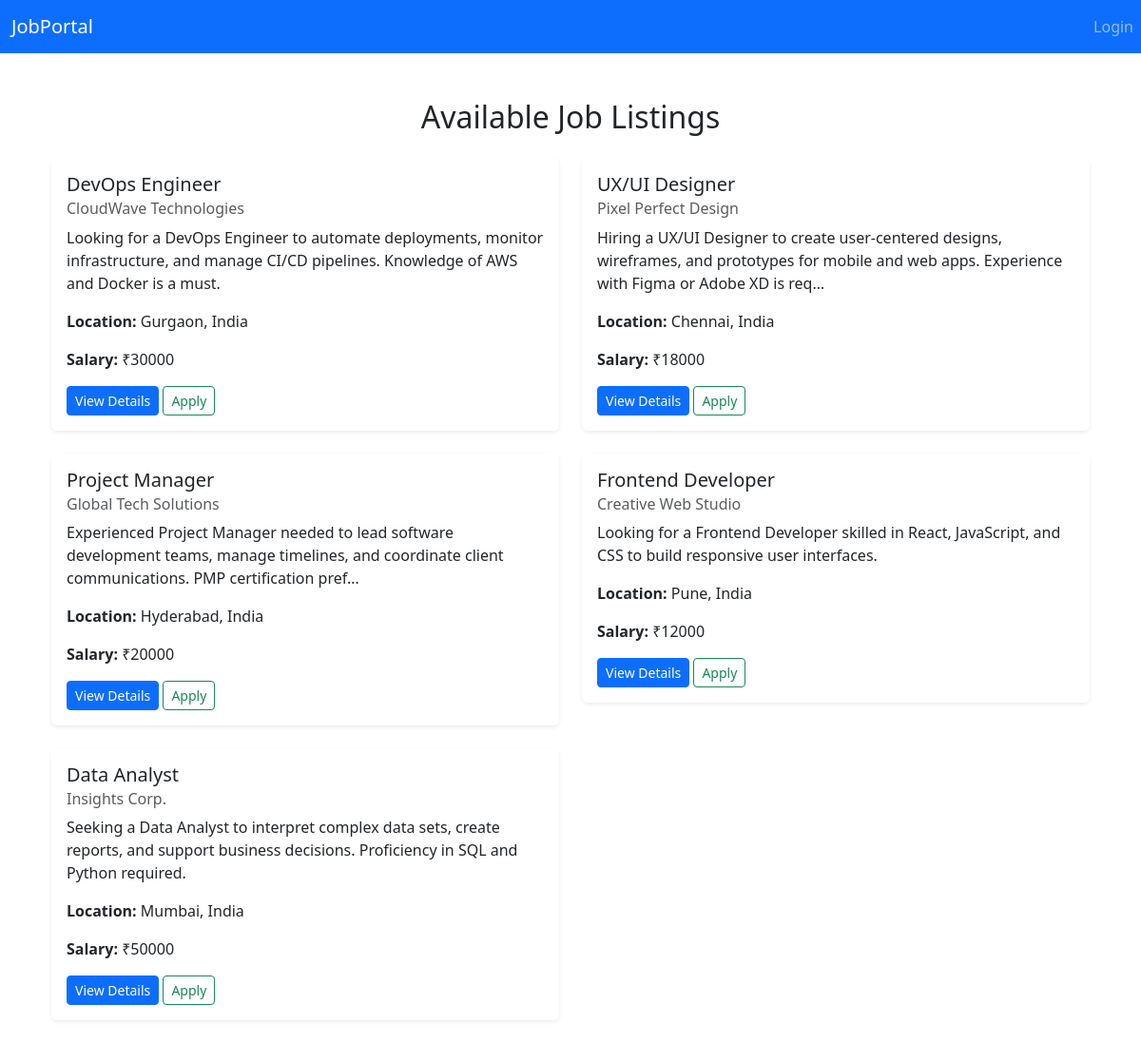
Before: / with the older database file.
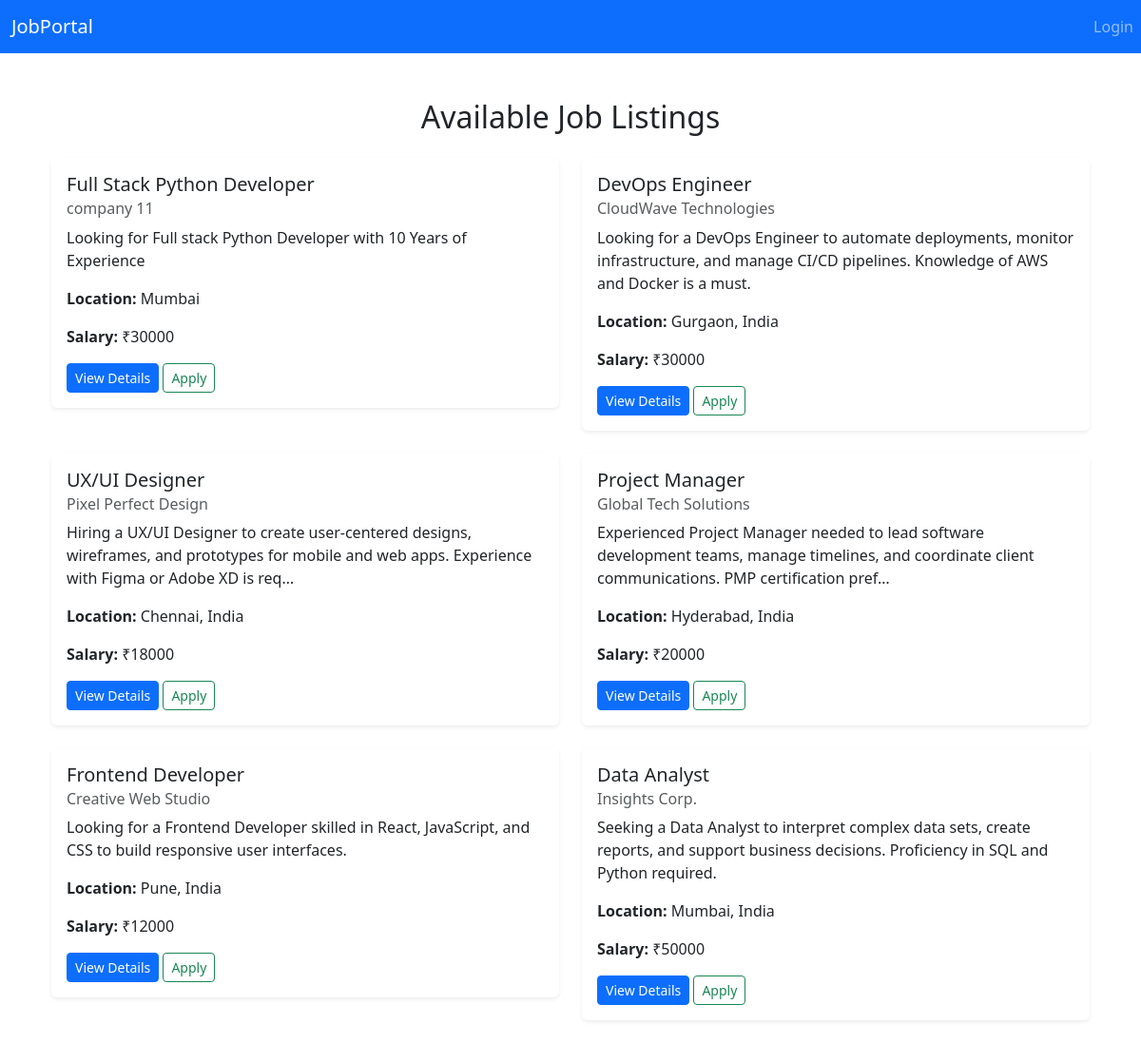
After: the same page with the newer database file.
### core/models.py (models this page shows, shortened)
class Job(models.Model):
    title = models.CharField(max_length=200)
    description = models.TextField()
    company_name = models.CharField(max_length=200)
    salary = models.IntegerField()
    location = models.CharField(max_length=100)
    posted_by = models.ForeignKey(User, on_delete=models.CASCADE)
    created_at = models.DateTimeField(auto_now_add=True)
    class Meta:
        ordering = ['-created_at']

### core/views.py (the view, shortened to what this page needs)
# urls.py: path('', views.HomeView.as_view(), name='job_list'),
class HomeView(generic.ListView):
    model = Job
    paginate_by = 10

### core/templates/core/job_list.html (shortened to what this page needs)
{% extends "core/base.html" %}
{% load static %}
{% block content %}
<div class="container mt-5">
    <h2 class="mb-4 text-center">Available Job Listings</h2>
    {% if jobs %}
        <div class="row">
            {% for job in jobs %}
            <div class="col-md-6 mb-4">
                <div class="card shadow-sm border-0">
                    <div class="card-body">
                        <h5 class="card-title">{{ job.title }}</h5>
                        <h6 class="card-subtitle mb-2 text-muted">{{ job.company_name }}</h6>
                        <p class="card-text">{{ job.description|truncatechars:150 }}</p>
                        <p><strong>Location:</strong> {{ job.location }}</p>
                        <p><strong>Salary:</strong> ₹{{ job.salary }}</p>
                        <a href="{% url 'job_detail' job.id %}" class="btn btn-primary btn-sm">View Details</a>
                        <a href="{% url 'apply_job' job.id %}" class="btn btn-outline-success btn-sm">Apply</a>
                    </div>
                </div>
            </div>
            {% endfor %}
        </div>
    {% else %}
        <div class="alert alert-warning text-center">
            No jobs available at the moment. Please check back later.
        </div>
    {% endif %}
</div>
{% endblock %}

### core/templates/core/base.html (shortened to what this page needs)
<!DOCTYPE html>
<html lang="en">
<head>
    <link href="https://cdn.jsdelivr.net/npm/bootstrap@5.3.0/dist/css/bootstrap.min.css" rel="stylesheet">
    <link href="https://cdn.jsdelivr.net/npm/bootstrap-icons@1.10.5/font/bootstrap-icons.css" rel="stylesheet">
    {% load static %}
    <link rel="stylesheet" href="{% static 'css/styles.css' %}">
</head>
<body>
    <nav class="navbar navbar-expand-lg navbar-dark bg-primary">
      <div class="container">
        <a class="navbar-brand" href="{% url 'job_list' %}">JobPortal</a>
      </div>
      <div class="collapse navbar-collapse" id="navbarNav">
      <ul class="navbar-nav ms-auto">
        {% if user.is_authenticated %}
          <li class="nav-item">
            <a class="nav-link" href="{% url 'create_or_update_profile' %}">My Profile</a>
          </li>
         <li class="nav-item">
  <a class="nav-link" href="{% url 'logout_confirm' %}">Logout</a>
</li>
        {% else %}
          <li class="nav-item">
            <a class="nav-link" href="{% url 'login' %}">Login</a>
          </li>
        {% endif %}
      </ul>
    </div>
    </nav>
    <main class="container mt-4">
        {% block content %}
        {% endblock %}
    </main>
</body>
</html>

Changed rows visible on the page:
added Job: title "Full Stack Python Developer", company_name "company 11", description "Looking for Full stack Python Developer with 10 Years of Experience", location "Mumbai", salary "30000"
